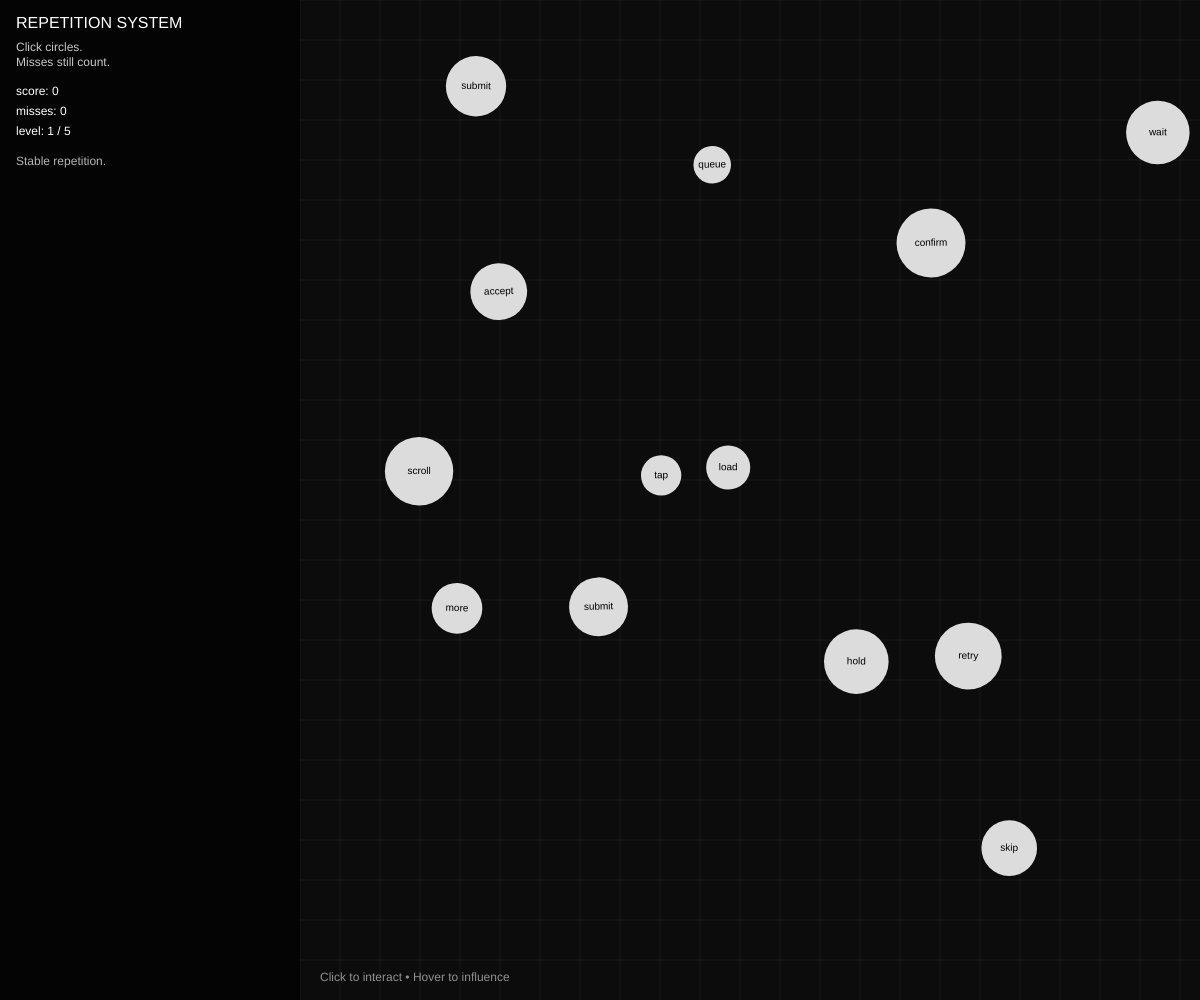
Frame 1 (no input)
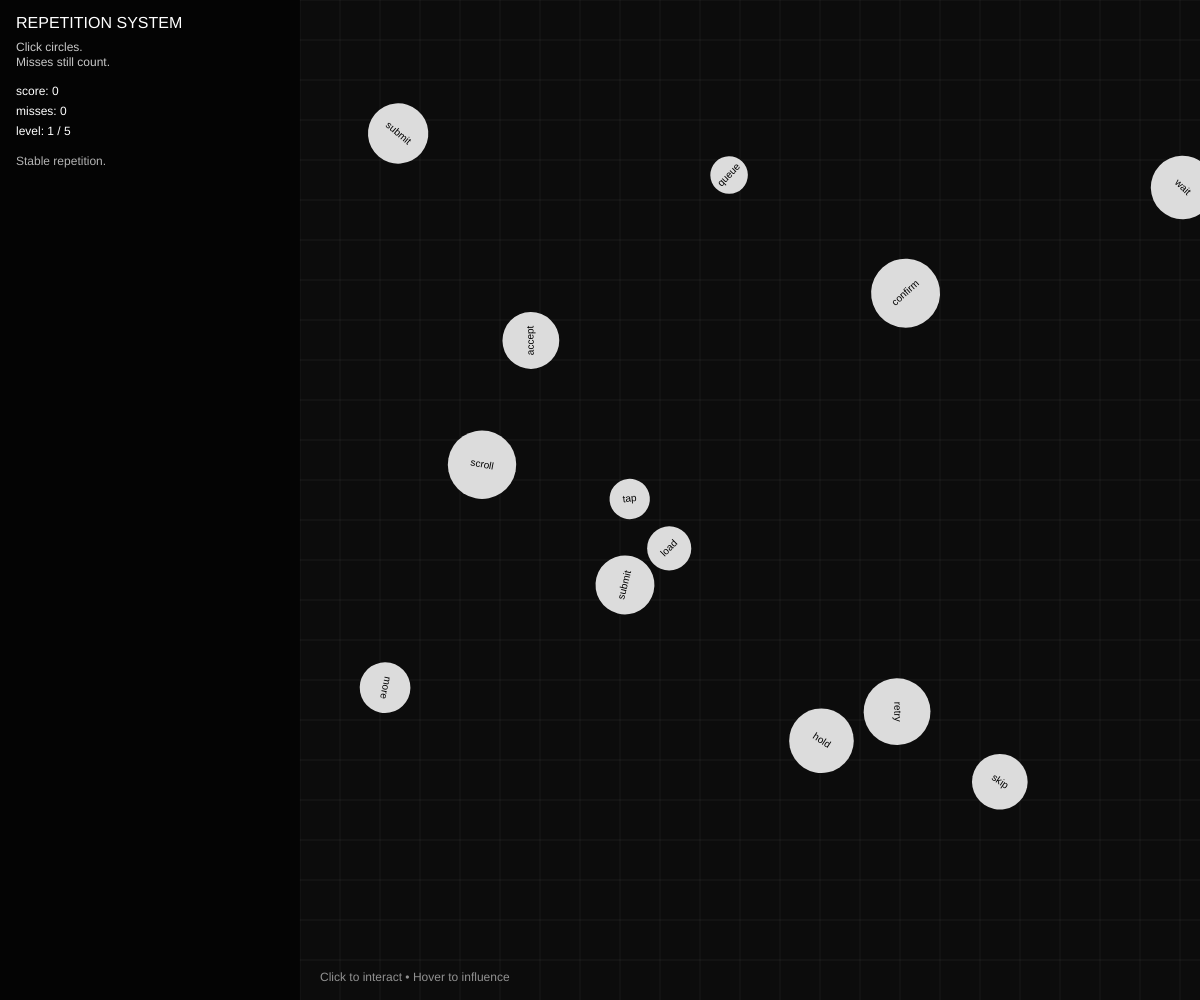
Frame 60 (no input)
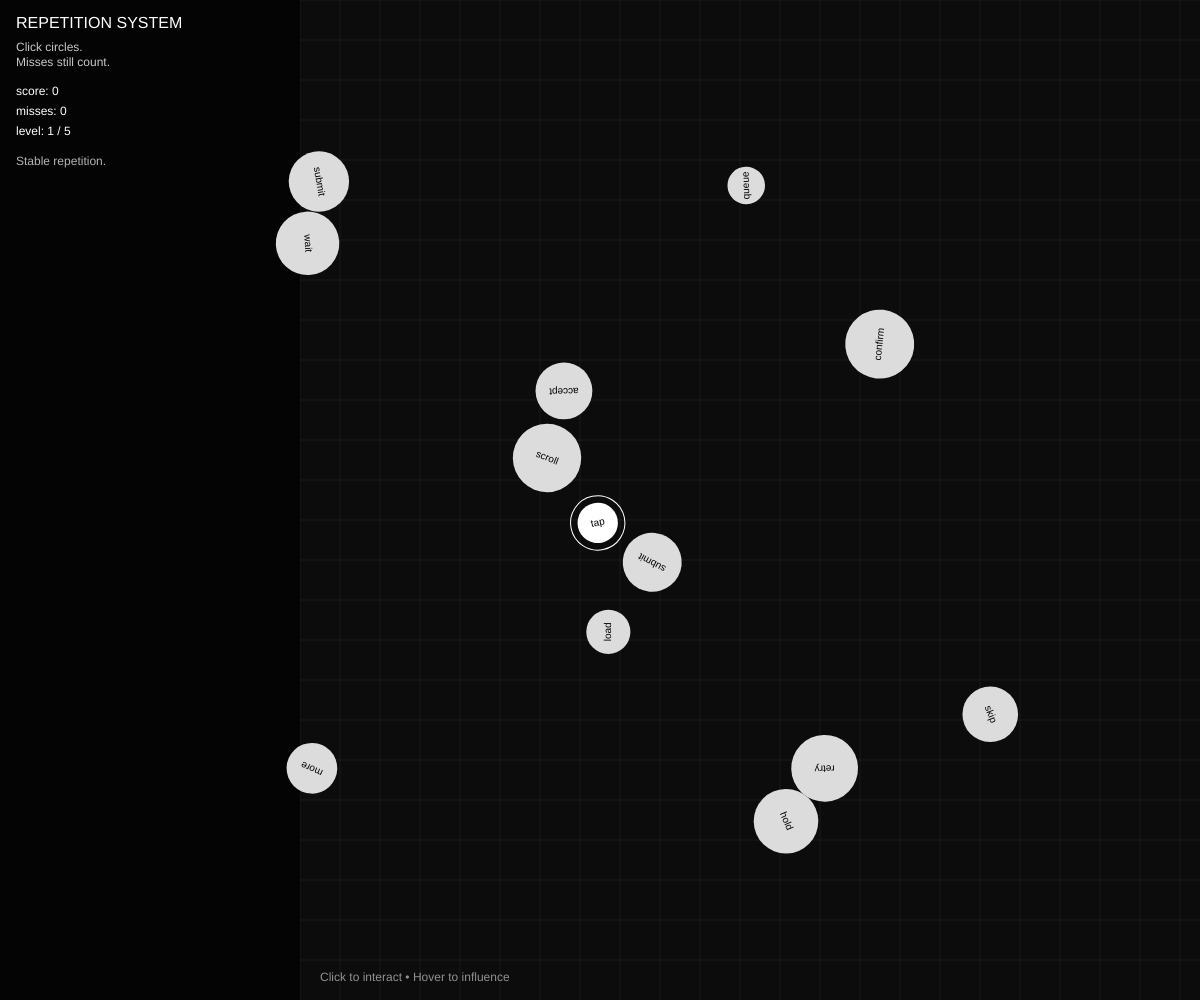
Frame 120 (the mouse pressed at the canvas centre since frame 60)

The p5.js sketch that drew these frames (run headless with seeded random() and noise() and a simulated clock; from frame 60 on, the mouse is pressed at the canvas centre):

// p5.js sketch
// ── sketch.js

// LISTS (ARRAYS)

// circle positions
let xPos = [];
let yPos = [];

// circle size
let size = [];

// movement speed
let speedX = [];
let speedY = [];

// rotation speed
let rotation = [];

// label for each circle
let label = [];

// click animation
let hitFlash = [];

// SYSTEM VALUES
let score = 0;
let misses = 0;
let level = 1;
let frameCountLocal = 0;

// hover tracking
let hoverIndex = -1;
let hoverFrames = 0;

// layout
let sideBarWidth = 300;
let margin = 16;

// list of words for the classification
const words = [
  "tap","wait","scroll","confirm","retry",
  "skip","accept","deny","hold","queue",
  "refresh","again","more","submit","load"
];

// SETUP 
function setup() {
  createCanvas(windowWidth, windowHeight);
  textFont("sans-serif");
  textAlign(LEFT, TOP);
  ellipseMode(CENTER);

  // create starting circles
  for (let i = 0; i < 12; i++) {
    createCircle(i);
  }
}

// DRAW LOOP 
function draw() {
  frameCountLocal++;
  background(12);

  updateLevel();
  drawGrid();
  drawSideBar();

  hoverIndex = getHoverIndex();
  hoverFrames = (hoverIndex !== -1) ? hoverFrames + 1 : 0;

  push();
  applyShake();
  moveCircles();
  drawCircles();
  pop();

  drawFooter();

  if (level === 5) drawEndScreen();
}

// CREATE CIRCLES 
function createCircle(i) {
  xPos[i] = random(sideBarWidth + 60, width - 40);
  yPos[i] = random(60, height - 60);
  size[i] = random(18, 40);

  let baseSpeed = 1 + level * 0.4;
  speedX[i] = random(-baseSpeed, baseSpeed);
  speedY[i] = random(-baseSpeed, baseSpeed);

  rotation[i] = random(-0.03, 0.03);
  label[i] = words[floor(random(words.length))];
  hitFlash[i] = 0;
}

// MOVE CIRCLES 
function moveCircles() {
  for (let i = 0; i < xPos.length; i++) {
    xPos[i] += speedX[i];
    yPos[i] += speedY[i];

    // wrap around screen
    if (xPos[i] < sideBarWidth) xPos[i] = width;
    if (xPos[i] > width) xPos[i] = sideBarWidth;
    if (yPos[i] < 0) yPos[i] = height;
    if (yPos[i] > height) yPos[i] = 0;

    // fade click effect
    hitFlash[i] *= 0.9;

    // circles react when you hover too long
    if (hoverIndex !== -1 && hoverFrames > 30 && i !== hoverIndex) {
      let d = dist(xPos[i], yPos[i], xPos[hoverIndex], yPos[hoverIndex]);
      if (d < 200) {
        speedX[i] *= 1.002;
        speedY[i] *= 1.002;
      }
    }

    // later levels slowly shrink circles
    if (level >= 4) {
      size[i] = max(10, size[i] - 0.01);
    }
  }
}

// DRAW CIRCLES 
function drawCircles() {
  for (let i = 0; i < xPos.length; i++) {
    let d = dist(mouseX, mouseY, xPos[i], yPos[i]);
    let hovering = d < size[i] + 10;

    push();
    translate(xPos[i], yPos[i]);
    rotate(frameCountLocal * rotation[i]);

    let drawSize = size[i] * (1 + hitFlash[i] * 0.4);

    noStroke();
    fill(hovering ? 255 : 220);
    ellipse(0, 0, drawSize * 2);

    if (hovering) {
      noFill();
      stroke(255);
      ellipse(0, 0, drawSize * 2 + 14);
    }

    fill(0);
    textAlign(CENTER, CENTER);
    textSize(10);
    text(label[i], 0, 0);
    textAlign(LEFT, TOP);

    pop();
  }
}

// HOVER CHECK 
function getHoverIndex() {
  let closest = -1;
  let minDist = 99999;

  for (let i = 0; i < xPos.length; i++) {
    let d = dist(mouseX, mouseY, xPos[i], yPos[i]);
    if (d < size[i] + 10 && d < minDist) {
      minDist = d;
      closest = i;
    }
  }
  return closest;
}

// MOUSE CLICK
function mouseClicked() {
  let hit = -1;

  for (let i = 0; i < xPos.length; i++) {
    let d = dist(mouseX, mouseY, xPos[i], yPos[i]);
    if (d <= size[i]) {
      hit = i;
      break;
    }
  }

  if (hit !== -1) {
    score++;
    hitFlash[hit] = 1;
    label[hit] = words[floor(random(words.length))];
    xPos[hit] = random(sideBarWidth + 40, width - 40);
    yPos[hit] = random(40, height - 40);
  } else {
    misses++;
  }
}

// LEVEL SYSTEM 
function updateLevel() {
  let total = score + misses;

  if (total < 6) level = 1;
  else if (total < 14) level = 2;
  else if (total < 26) level = 3;
  else if (total < 42) level = 4;
  else level = 5;

  let targetCount = 10 + level * 3;

  while (xPos.length < targetCount) createCircle(xPos.length);
  while (xPos.length > targetCount) {
    xPos.pop();
    yPos.pop();
    size.pop();
    speedX.pop();
    speedY.pop();
    rotation.pop();
    label.pop();
    hitFlash.pop();
  }
}

// BACKGROUND GRID
function drawGrid() {
  let spacing = 40;
  if (level >= 3) spacing = 28;
  if (level >= 5) spacing = 20;

  stroke(255, 15);
  for (let x = sideBarWidth; x < width; x += spacing) {
    line(x, 0, x, height);
  }
  for (let y = 0; y < height; y += spacing) {
    line(sideBarWidth, y, width, y);
  }

  noStroke();
  fill(0, 180);
  rect(0, 0, sideBarWidth, height);
}

// CAMERA SHAKE 
function applyShake() {
  let rotAmount = 0;
  let shake = 0;

  if (level === 2) { rotAmount = 0.01; shake = 0.5; }
  if (level === 3) { rotAmount = 0.02; shake = 1.0; }
  if (level === 4) { rotAmount = 0.04; shake = 1.6; }
  if (level === 5) { rotAmount = 0.06; shake = 2.4; }

  translate(width / 2, height / 2);
  rotate(sin(frameCountLocal * 0.01) * rotAmount);
  translate(random(-shake, shake), random(-shake, shake));
  translate(-width / 2, -height / 2);
}

// SIDE BAR 
function drawSideBar() {
  fill(255);
  textSize(16);
  text("REPETITION SYSTEM", margin, margin);

  fill(200);
  textSize(12);
  text("Click circles.\nMisses still count.", margin, margin + 26);

  fill(255);
  text("score: " + score, margin, margin + 70);
  text("misses: " + misses, margin, margin + 90);
  text("level: " + level + " / 5", margin, margin + 110);

  fill(180);
  text(levelText(), margin, margin + 140, sideBarWidth - margin * 2, 140);
}

// TEXT 
function levelText() {
  if (level === 1) return "Stable repetition.";
  if (level === 2) return "Movement speeds up.";
  if (level === 3) return "Attention becomes data.";
  if (level === 4) return "Control starts to fade.";
  return "System satisfied.";
}

// FOOTER 
function drawFooter() {
  fill(255, 140);
  textSize(12);
  text("Click to interact • Hover to influence", sideBarWidth + 20, height - 28);
}

// END SCREEN 
function drawEndScreen() {
  fill(0, 160);
  rect(0, 0, width, height);

  fill(255);
  textAlign(CENTER, CENTER);
  textSize(22);
  text("SYSTEM COMPLETE", width / 2, height / 2);
  textSize(14);
  text("Your repetition has been recorded.", width / 2, height / 2 + 26);
  textAlign(LEFT, TOP);
}

// RESIZE 
function windowResized() {
  resizeCanvas(windowWidth, windowHeight);
}
